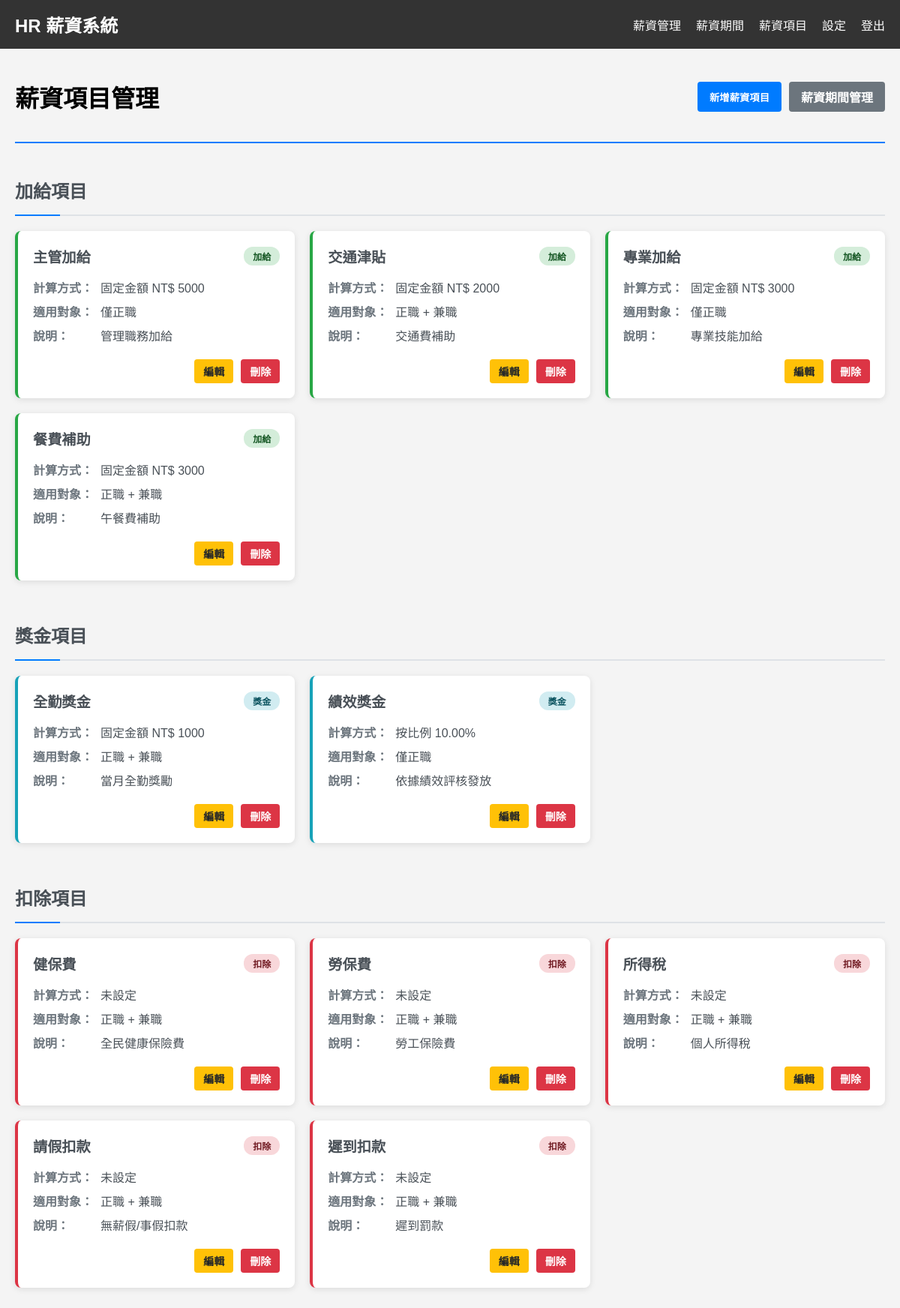
The app's page /salary-items/ (signed in) with its own data.
### employee/models.py (models this page shows, shortened)
class SalaryItem(models.Model):
    ITEM_TYPE_CHOICES = [
        ('ALLOWANCE', '加給'),
        ('DEDUCTION', '扣除'),
        ('BONUS', '獎金'),
    ]
    name = models.CharField(max_length=100, verbose_name='項目名稱')
    item_type = models.CharField(
        max_length=10,
        choices=ITEM_TYPE_CHOICES,
        verbose_name='項目類型'
    )
    amount = models.DecimalField(
        max_digits=10,
        decimal_places=2,
        null=True,
        blank=True,
        verbose_name='固定金額'
    )
    percentage = models.DecimalField(
        max_digits=5,
        decimal_places=2,
        null=True,
        blank=True,
        verbose_name='百分比',
        help_text='如果是百分比計算，請填入百分比數值'
    )
    is_fixed = models.BooleanField(default=True, verbose_name='固定項目')
    apply_to_parttime = models.BooleanField(
        default=False,
        verbose_name='適用兼職',
        help_text='此項目是否適用於兼職人員'
    )
    description = models.TextField(blank=True, verbose_name='說明')
    class Meta:
        verbose_name = '薪資項目'
        verbose_name_plural = '薪資項目'

### employee/salary_views.py (the view)
# urls.py: path('salary-items/', salary_views.SalaryItemManagementView.as_view(), name='salary_item_management'),
class SalaryItemManagementView(LoginRequiredMixin, UserPassesTestMixin, TemplateView):
    template_name = 'employee/salary_item_management.html'
    def test_func(self):
        return self.request.user.is_staff
    def get_context_data(self, **kwargs):
        context = super().get_context_data(**kwargs)
        context['salary_items'] = SalaryItem.objects.all().order_by('item_type', 'name')
        return context

### employee/context_processors.py (called while the page is built)
def employee_context(request):
    employee_id = request.session.get('employee_id')
    employee = None
    if employee_id:
        try:
            employee = Employee.objects.get(pk=employee_id)
        except Employee.DoesNotExist:
            pass
    return {'current_employee': employee}

### employee/templates/employee/salary_item_management.html (shortened to what this page needs)
{% extends "employee/base.html" %}
{% block content %}
<div class="container">
    <div class="page-header">
        <h1>薪資項目管理</h1>
        <div class="header-actions">
            <button id="createItemBtn" class="btn btn-primary">新增薪資項目</button>
            <a href="{% url 'payroll_management' %}" class="btn btn-secondary">薪資期間管理</a>
        </div>
    </div>
    <div class="items-section">
        {% if salary_items %}
            <div class="item-category">
                <h2>加給項目</h2>
                <div class="items-grid">
                    {% for item in salary_items %}
                        {% if item.item_type == 'ALLOWANCE' %}
                        <div class="item-card allowance">
                            <div class="item-header">
                                <h3>{{ item.name }}</h3>
                                <div class="item-type-badge">加給</div>
                            </div>
                            <div class="item-details">
                                <div class="detail-row">
                                    <label>計算方式：</label>
                                    <span>
                                        {% if item.is_fixed %}
                                            {% if item.amount %}
                                                固定金額 NT$ {{ item.amount|floatformat:0 }}
                                            {% else %}
                                                未設定
                                            {% endif %}
                                        {% else %}
                                            {% if item.percentage %}
                                                按比例 {{ item.percentage }}%
                                            {% else %}
                                                未設定
                                            {% endif %}
                                        {% endif %}
                                    </span>
                                </div>
                                <div class="detail-row">
                                    <label>適用對象：</label>
                                    <span>
                                        {% if item.apply_to_parttime %}
                                            正職 + 兼職
                                        {% else %}
                                            僅正職
                                        {% endif %}
                                    </span>
                                </div>
                                {% if item.description %}
                                <div class="detail-row">
                                    <label>說明：</label>
                                    <span>{{ item.description }}</span>
                                </div>
                                {% endif %}
                            </div>
                            <div class="item-actions">
                                <button class="btn btn-sm btn-warning edit-btn" data-item-id="{{ item.id }}">編輯</button>
                                <button class="btn btn-sm btn-danger delete-btn" data-item-id="{{ item.id }}" data-item-name="{{ item.name }}">刪除</button>
                            </div>
                        </div>
                        {% endif %}
                    {% endfor %}
                </div>
            </div>
            <div class="item-category">
                <h2>獎金項目</h2>
                <div class="items-grid">
                    {% for item in salary_items %}
                        {% if item.item_type == 'BONUS' %}
                        <div class="item-card bonus">
                            <div class="item-header">
                                <h3>{{ item.name }}</h3>
                                <div class="item-type-badge">獎金</div>
                            </div>
                            <div class="item-details">
                                <div class="detail-row">
                                    <label>計算方式：</label>
                                    <span>
                                        {% if item.is_fixed %}
                                            {% if item.amount %}
                                                固定金額 NT$ {{ item.amount|floatformat:0 }}
                                            {% else %}
                                                未設定
                                            {% endif %}
                                        {% else %}
                                            {% if item.percentage %}
                                                按比例 {{ item.percentage }}%
                                            {% else %}
                                                未設定
                                            {% endif %}
                                        {% endif %}
                                    </span>
                                </div>
                                <div class="detail-row">
                                    <label>適用對象：</label>
                                    <span>
                                        {% if item.apply_to_parttime %}
                                            正職 + 兼職
                                        {% else %}
                                            僅正職
                                        {% endif %}
                                    </span>
                                </div>
                                {% if item.description %}
                                <div class="detail-row">
                                    <label>說明：</label>
                                    <span>{{ item.description }}</span>
                                </div>
                                {% endif %}
                            </div>
                            <div class="item-actions">
                                <button class="btn btn-sm btn-warning edit-btn" data-item-id="{{ item.id }}">編輯</button>
                                <button class="btn btn-sm btn-danger delete-btn" data-item-id="{{ item.id }}" data-item-name="{{ item.name }}">刪除</button>
                            </div>
                        </div>
                        {% endif %}
                    {% endfor %}
                </div>
            </div>
            <div class="item-category">
                <h2>扣除項目</h2>
                <div class="items-grid">
                    {% for item in salary_items %}
                        {% if item.item_type == 'DEDUCTION' %}
                        <div class="item-card deduction">
                            <div class="item-header">
                                <h3>{{ item.name }}</h3>
                                <div class="item-type-badge">扣除</div>
                            </div>
                            <div class="item-details">
                                <div class="detail-row">
                                    <label>計算方式：</label>
                                    <span>
                                        {% if item.is_fixed %}
                                            {% if item.amount %}
                                                固定金額 NT$ {{ item.amount|floatformat:0 }}
                                            {% else %}
                                                未設定
                                            {% endif %}
                                        {% else %}
                                            {% if item.percentage %}
                                                按比例 {{ item.percentage }}%
                                            {% else %}
                                                未設定
                                            {% endif %}
                                        {% endif %}
                                    </span>
                                </div>
                                <div class="detail-row">
                                    <label>適用對象：</label>
                                    <span>
                                        {% if item.apply_to_parttime %}
                                            正職 + 兼職
                                        {% else %}
                                            僅正職
                                        {% endif %}
                                    </span>
                                </div>
                                {% if item.description %}
                                <div class="detail-row">
                                    <label>說明：</label>
                                    <span>{{ item.description }}</span>
                                </div>
                                {% endif %}
                            </div>
                            <div class="item-actions">
                                <button class="btn btn-sm btn-warning edit-btn" data-item-id="{{ item.id }}">編輯</button>
                                <button class="btn btn-sm btn-danger delete-btn" data-item-id="{{ item.id }}" data-item-name="{{ item.name }}">刪除</button>
                            </div>
                        </div>
                        {% endif %}
                    {% endfor %}
                </div>
            </div>
        {% endif %}
    </div>
</div>
{% endblock %}

### employee/templates/employee/base.html (style rules this page uses)
body { font-family: Arial, sans-serif; margin: 0; padding: 0; background-color: #f4f4f4; }
.container { padding: 20px; }

### employee/templates/employee/salary_item_management.html (style rules this page uses)
.page-header { display: flex; justify-content: space-between; align-items: center; margin-bottom: 30px; padding-bottom: 15px; border-bottom: 2px solid #007bff; }
.header-actions { display: flex; gap: 10px; }
.items-section { margin-bottom: 40px; }
.item-category { margin-bottom: 40px; }
.item-category h2 { color: #495057; margin-bottom: 20px; padding: 15px 0; border-bottom: 2px solid #dee2e6; position: relative; }
.item-category h2::before { content: ''; position: absolute; bottom: -2px; left: 0; width: 60px; height: 2px; background-color: #007bff; }
.items-grid { display: grid; grid-template-columns: repeat(auto-fill, minmax(350px, 1fr)); gap: 20px; }
.item-card { background: white; border-radius: 8px; padding: 20px; box-shadow: 0 2px 8px rgba(0,0,0,0.1); transition: all 0.3s ease; border-left: 4px solid #007bff; }
.item-card.allowance { border-left-color: #28a745; }
.item-card.bonus { border-left-color: #17a2b8; }
.item-card.deduction { border-left-color: #dc3545; }
.item-header { display: flex; justify-content: space-between; align-items: center; margin-bottom: 15px; }
.item-header h3 { margin: 0; color: #495057; font-size: 1.2em; }
.item-type-badge { padding: 4px 12px; border-radius: 12px; font-size: 12px; font-weight: bold; text-transform: uppercase; }
.allowance .item-type-badge { background-color: #d4edda; color: #155724; }
.bonus .item-type-badge { background-color: #d1ecf1; color: #0c5460; }
.deduction .item-type-badge { background-color: #f8d7da; color: #721c24; }
.item-details { margin-bottom: 20px; }
.detail-row { display: flex; margin-bottom: 8px; align-items: flex-start; }
.detail-row label { font-weight: bold; color: #6c757d; min-width: 80px; margin-right: 10px; flex-shrink: 0; }
.detail-row span { color: #495057; flex: 1; word-break: break-word; }
.item-actions { display: flex; gap: 10px; justify-content: flex-end; }
.btn { padding: 8px 16px; border: none; border-radius: 4px; cursor: pointer; text-decoration: none; display: inline-block; text-align: center; font-weight: bold; transition: all 0.3s ease; }
.btn-primary { background-color: #007bff; color: white; }
.btn-secondary { background-color: #6c757d; color: white; }
.btn-warning { background-color: #ffc107; color: #212529; }
.btn-danger { background-color: #dc3545; color: white; }
.btn-sm { padding: 6px 12px; font-size: 14px; }

### records on screen
SalaryItem: name "主管加給", amount "5000", apply_to_parttime "僅正職", description "管理職務加給"
SalaryItem: name "交通津貼", amount "2000", apply_to_parttime "正職 + 兼職", description "交通費補助"
SalaryItem: name "專業加給", amount "3000", apply_to_parttime "僅正職", description "專業技能加給"
SalaryItem: name "餐費補助", amount "3000", apply_to_parttime "正職 + 兼職", description "午餐費補助"
SalaryItem: name "全勤獎金", amount "1000", apply_to_parttime "正職 + 兼職", description "當月全勤獎勵"
SalaryItem: name "績效獎金", percentage "10.00", apply_to_parttime "僅正職", description "依據績效評核發放"
SalaryItem: name "健保費", is_fixed "未設定", apply_to_parttime "正職 + 兼職", description "全民健康保險費"
SalaryItem: name "勞保費", is_fixed "未設定", apply_to_parttime "正職 + 兼職", description "勞工保險費"
SalaryItem: name "所得稅", is_fixed "未設定", apply_to_parttime "正職 + 兼職", description "個人所得稅"
SalaryItem: name "請假扣款", is_fixed "未設定", apply_to_parttime "正職 + 兼職", description "無薪假/事假扣款"
SalaryItem: name "遲到扣款", is_fixed "未設定", apply_to_parttime "正職 + 兼職", description "遲到罰款"
